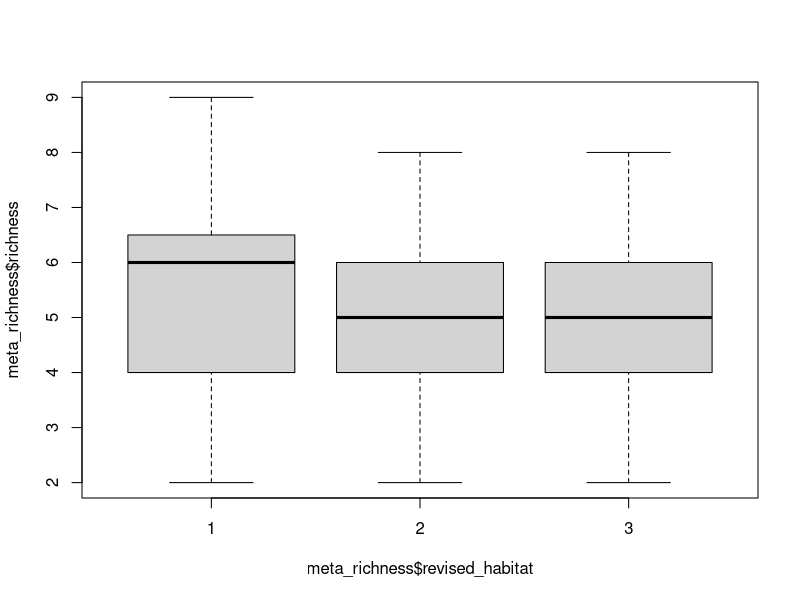
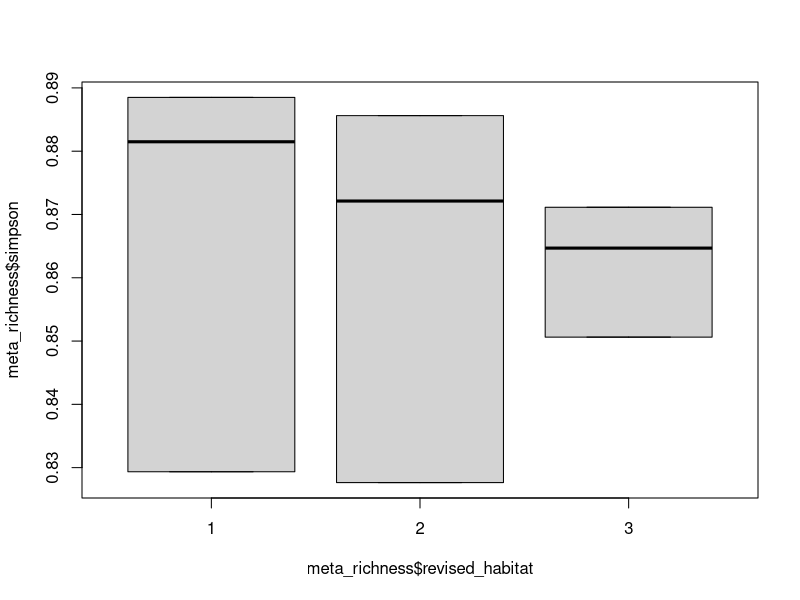
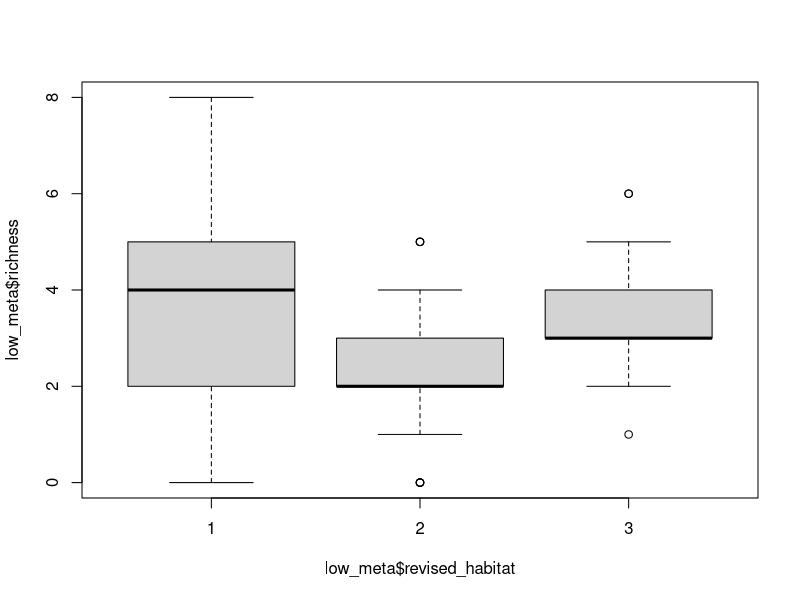
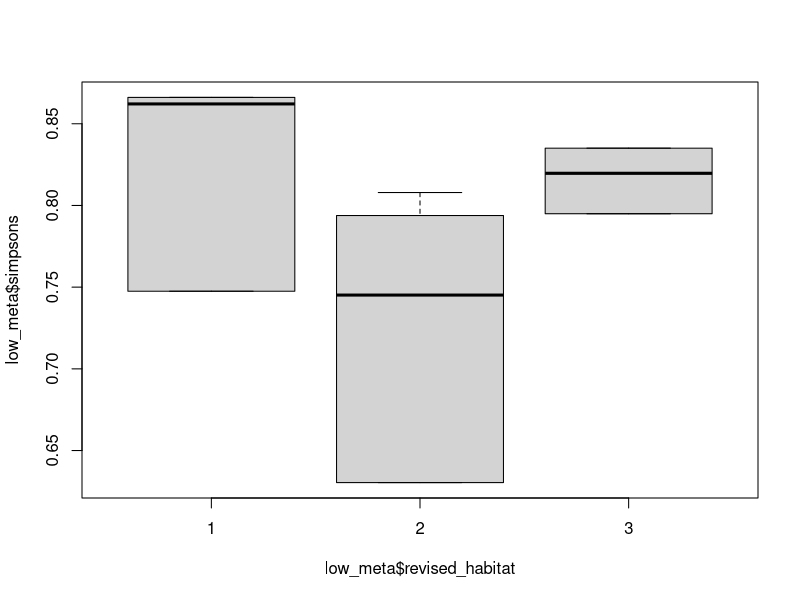
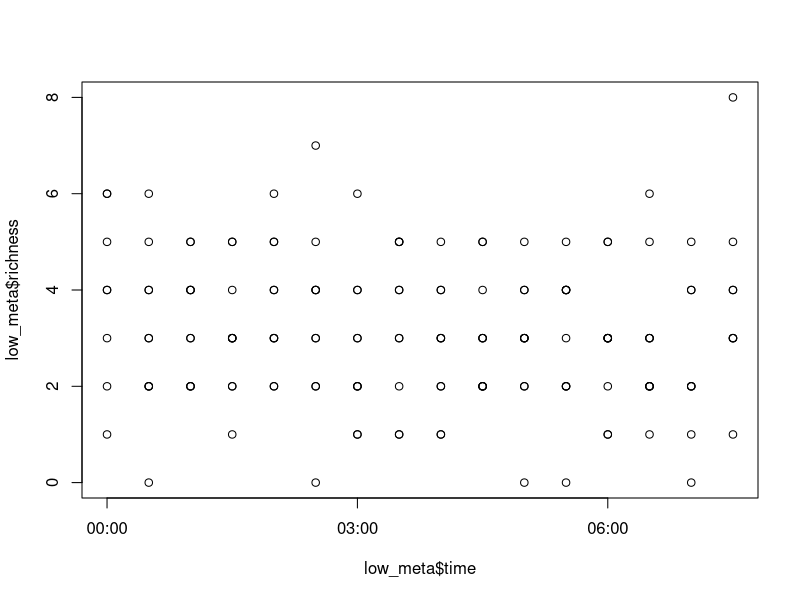
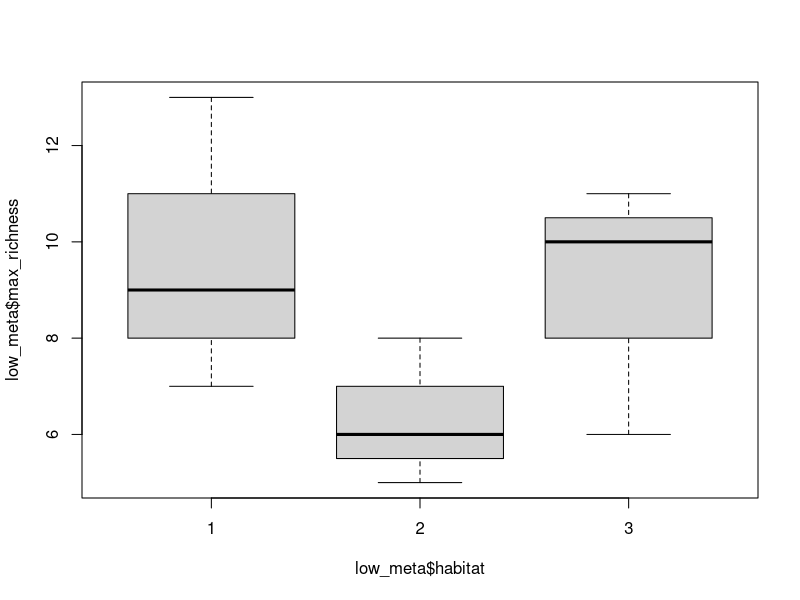
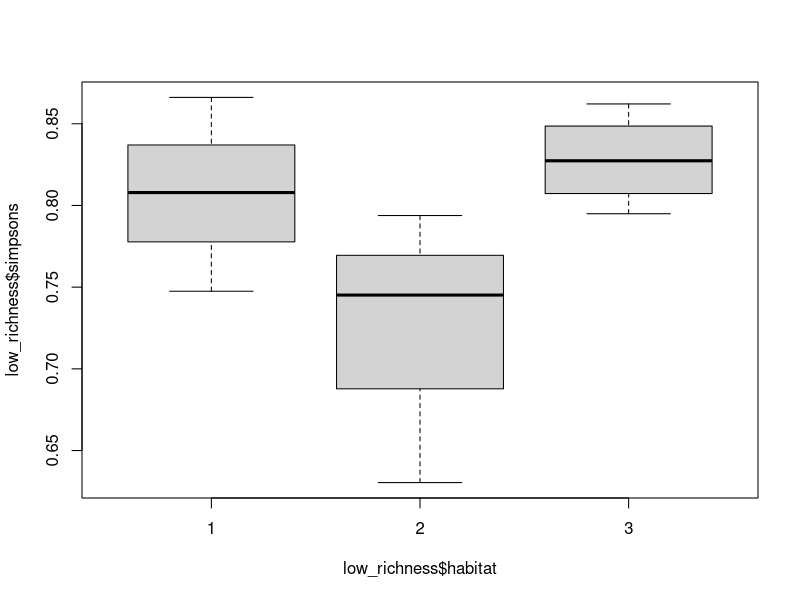

Generate these figures, in order, with R: (Note: this script raises an error after producing the figures.)
# Univariate comparisons Dissertation
# 12/03/2024
# Carla Leone

## Install packages and load data ----
install.packages("tidyverse")
install.packages("vegan")
library(tidyverse)
library(vegan)
library(readxl)

meta_richness <- read_excel("data/meta_richness.xlsx", 
                            sheet = "big_sheet (2)")
View(meta_richness)
meta_richness$habitat<- as.factor(meta_richness$habitat)

### Richness by habitat ----
boxplot(meta_richness$richness~meta_richness$revised_habitat)
boxplot(meta_richness$simpson~meta_richness$revised_habitat)

### low freq richness ----
low_meta <- read_excel("data/meta_richness.xlsx", 
                            sheet = "low_freq")
boxplot(low_meta$richness~low_meta$revised_habitat)
boxplot(low_meta$simpsons~low_meta$revised_habitat)
plot(low_meta$richness~low_meta$time)

### low freq max richness ----
low_meta <- read_excel("data/meta_richness.xlsx", 
                       sheet = "low_presence")
View(low_meta)
boxplot(low_meta$max_richness~low_meta$habitat)

aov_max_richness<- aov(max_richness~habitat, data=low_meta)
summary(aov_max_richness)

kw_low_max_richness<- kruskal.test(max_richness~habitat, data=low_meta)
kw_low_max_richness

### low freq diversity----
low_richness <- read_excel("data/meta_richness.xlsx", 
                            sheet = "low_presence")
boxplot(low_richness$simpsons~low_richness$habitat)
View(low_richness)
## anova on low frequency diversity
aov_low_freq_diversity<- aov(simpsons~habitat, data= low_richness)
summary(aov_low_freq_diversity)

kw_low_freq_diversity<- kruskal.test(simpsons~habitat, data=low_richness)
kw_low_freq_diversity


## Trying to rarify species richness
rareify <- read_excel("data/meta_richness.xlsx", 
                      sheet = "low_abundance")
View(rareify)
rareify<- subset(rareify, select = -c(simpsons,habitat, max_richness,total) ) #remove unnecessary columnsc
rareify<- rareify %>%
  column_to_rownames(var = "site")
help(rarefy)

# Function to calculate rarefied species richness


### low freq richness vs time ----
low_timeseries <- read_excel("data/meta_richness.xlsx", 
                           sheet = "low_freq")

View(low_timeseries)

low_timeseries$habitat<- as.factor(low_timeseries$habitat)

#create subset of data
df_low_habitat_time <- low_timeseries %>%
  group_by(time,habitat) %>%
  summarise(avg = mean(richness),
            sd = sd(richness),
            se = sd(richness) /sqrt(n()))%>%
  ungroup()#gives the stats for each habitat at each time point. Has taken the average richness of each habitat for each time.


low_meta$revised_habitat<- as.factor(low_meta$revised_habitat)

#plot richness vs time
ggplot(df_low_habitat_time, aes(x = time, y = avg, color = habitat)) +
  geom_line() +  # Add lines
  geom_point() +  # Add points
  labs(x = "Time", y = "Average Richness", color = "Habitat Category") +  # Labels
  theme_minimal()  # Optional: change theme if desired
## Specpool to calculate richness----
View(richness)
colnames(richness)
richness_specpool<-  subset(richness, select = -c(recording,time, minute,boat, water, richness,max_richnes,max_richness, samples,invert,fish, ...33,invert_dominance, samples, habitat) )
View(richness_specpool)
richness_specpool<- richness_specpool %>%
  column_to_rownames(var = "site")
richness_specpool <- sapply(richness_specpool, as.numeric)
specpool(richness_specpool, site, smallsample=TRUE)

## Add column for habitat ----
low_richness <- low_richness %>%
  mutate(habitat = case_when(
    site %in% c("port_dinallaen", "ardmore", "gallanach_bay") ~ "1",
    site %in% c("craignish", "skye", "kintyre") ~ "2",
    site %in% c("gansey_bay", "kyles_of_bute", "isle_of_soay", "canna") ~ "3",
    TRUE ~ NA_character_  # In case there are unmatched sites
  )) #match sites to habitat

View(low_richness)
richness$habitat<- as.factor(richness$habitat)

## Data frame with richness per site 
richness <- richness %>%
  mutate(max_richness = case_when(
    site %in% c("port_dinallaen") ~ "12",
    site %in% c("gallanach_bay") ~ "9",
    site %in% c("ardmore") ~ "15",
    site %in% c("craignish") ~ "12",
    site %in% c("skye") ~ "13",
    site %in% c("kintyre") ~ "9",
    site %in% c("gansey_bay") ~ "8",
    site %in% c("kyles_of_bute") ~ "12",
    site %in% c("isle_of_soay") ~ "13",
    site %in% c("canna") ~ "12",
    TRUE ~ NA_character_  # In case there are unmatched sites
  )) #match sites to total richness
richness$max_richness<- as.numeric(richness$max_richness)


## Richness vs Habitat ----
boxplot(richness$max_richness~richness$habitat)
boxplot(richness$richness~richness$habitat)

View(richness)
## ANOVA ---- 
aov_richness<- aov(log(richness)~habitat, data=richness)
summary(aov_max_richness)
plot(aov_richness)


aov_max_richness<- aov(max_richness~habitat, data=richness)
summary(aov_max_richness)
plot(aov_max_richness)

#Assumptions for anova are not met, so lets try the kruskal wallis
kw_richness<- kruskal.test(richness~habitat, data=richness)
kw_richness

kw_max_richness<- kruskal.test(max_richness~habitat, data=richness)
kw_max_richness
#insignificant

### Assumptions
help(aov)

### Assumptions for ANOVA
plot


## New Code ----
univariate <- read_excel("data/meta_richness.xlsx", 
                            sheet = "diversity")
univariate<-  subset(univariate, select = -c(cetacean) )

View(univariate)
univariate$habitat<- as.factor(univariate$habitat)

## High to low frequency ratio vs habitat ----
boxplot(univariate$high_low~univariate$habitat)
kruskal_high_low<-kruskal.test(high_low~habitat, data=univariate)
kruskal_high_low

## Diversity models ----
diversity <- read_excel("data/meta_richness.xlsx", 
                            sheet = "diversity")
View(diversity)
boxplot(diversity$simpson~diversity$habitat)
boxplot(diversity$avg_richness~diversity$habitat)

kw_avg_richness<- kruskal.test(avg_richness~habitat, data=diversity)
summary(aov_avg_richness)
kw_avg_richness
#not significant

## High to low frequency ratio over time ----
ratios <- read_excel("data/meta_richness.xlsx", 
                            sheet = "big_sheet (2)")

ratios<-  subset(ratios, select = -c(samples,...33) )
# add the habitat types
ratios <- ratios %>%
  mutate(habitat = case_when(
    site %in% c("port_dinallaen", "ardmore", "gallanach_bay") ~ "1",
    site %in% c("craignish", "skye", "kintyre") ~ "2",
    site %in% c("gansey_bay", "kyles_of_bute", "isle_of_soay", "canna") ~ "3",
    TRUE ~ NA_character_  # In case there are unmatched sites
  )) #match sites to habitat

View(ratios)

#plot the ratio over time for each habitat
df_avg_ratios <- ratios %>%
  group_by(time,habitat) %>%
  summarise(avg_ratio = mean(invert_dominance),
            sd_ratio = sd(invert_dominance),
            se_ratio = sd(invert_dominance) /sqrt(n()))%>%
  ungroup()#gives the stats for each habitat at each time point. Has taken the average richness of each habitat for each time.


View(df_avg_ratios)
df_avg_ratios[is.na(df_avg_ratios)] <- 0

### Plot by habitat
ggplot(df_avg_ratios, aes(x = time, y = avg_ratio, color = habitat)) +
  geom_line() +  # Add lines
  geom_point() +  # Add points
  labs(x = "Time", y = "Average Richness", color = "Habitat Category") +  # Labels
  theme_minimal()  # Optional: change theme if desired

### Try a model----
lm_ratios<- lm(invert_dominance~time + habitat, data = ratios)
summary(lm_ratios)
